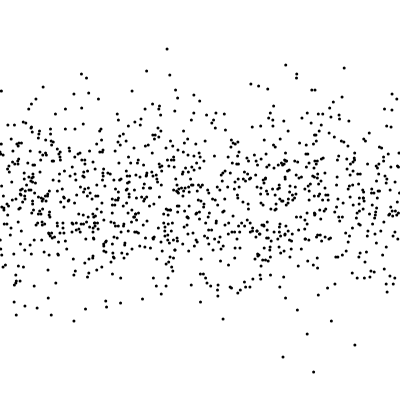
Frame 1 (no input)
Frame 60 (no input): identical to frame 1, image omitted
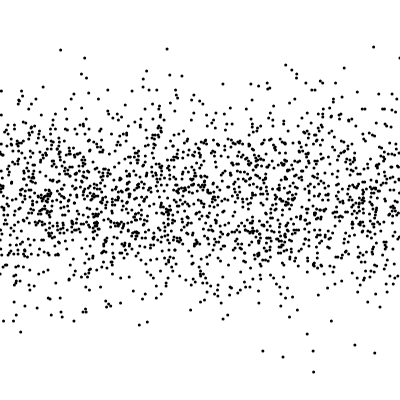
Frame 120 (the mouse pressed at the canvas centre since frame 60)

The p5.js sketch that drew these frames (run headless with seeded random() and noise() and a simulated clock; from frame 60 on, the mouse is pressed at the canvas centre):

// p5.js sketch
// ── sketch.js



function setup() {
  
  createCanvas(400,400);
  smooth();
  background(255);
  
  update();
}

function draw(){
  
}

function update() {
  for (let i=0;  i<1000; i++)  {
  let x = random(0,width);
  let y = floor(randomGaussian(height/2,50))
  noStroke()
  fill(0)
  ellipse(x,y,3,3);
 
} 
}

function mousePressed() {
  update();
}
